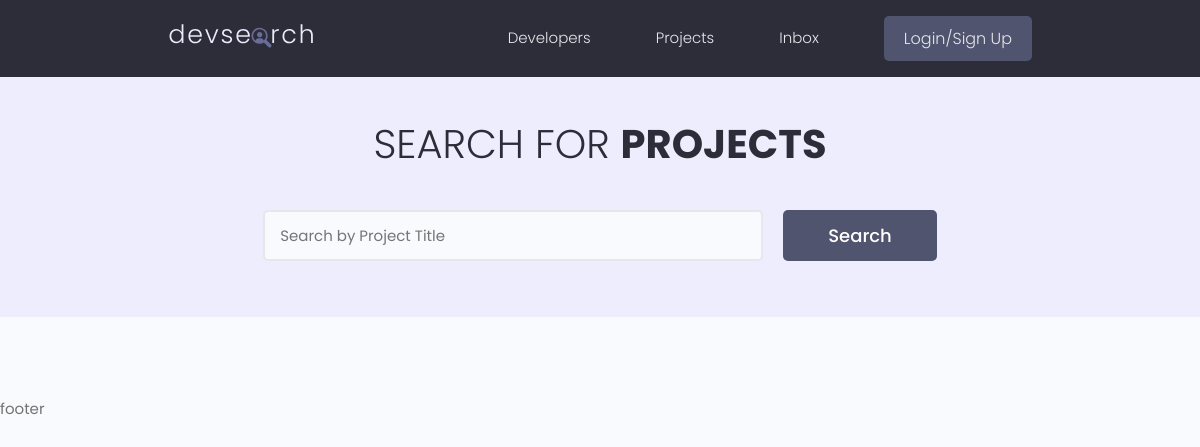
The app's page /, older data.
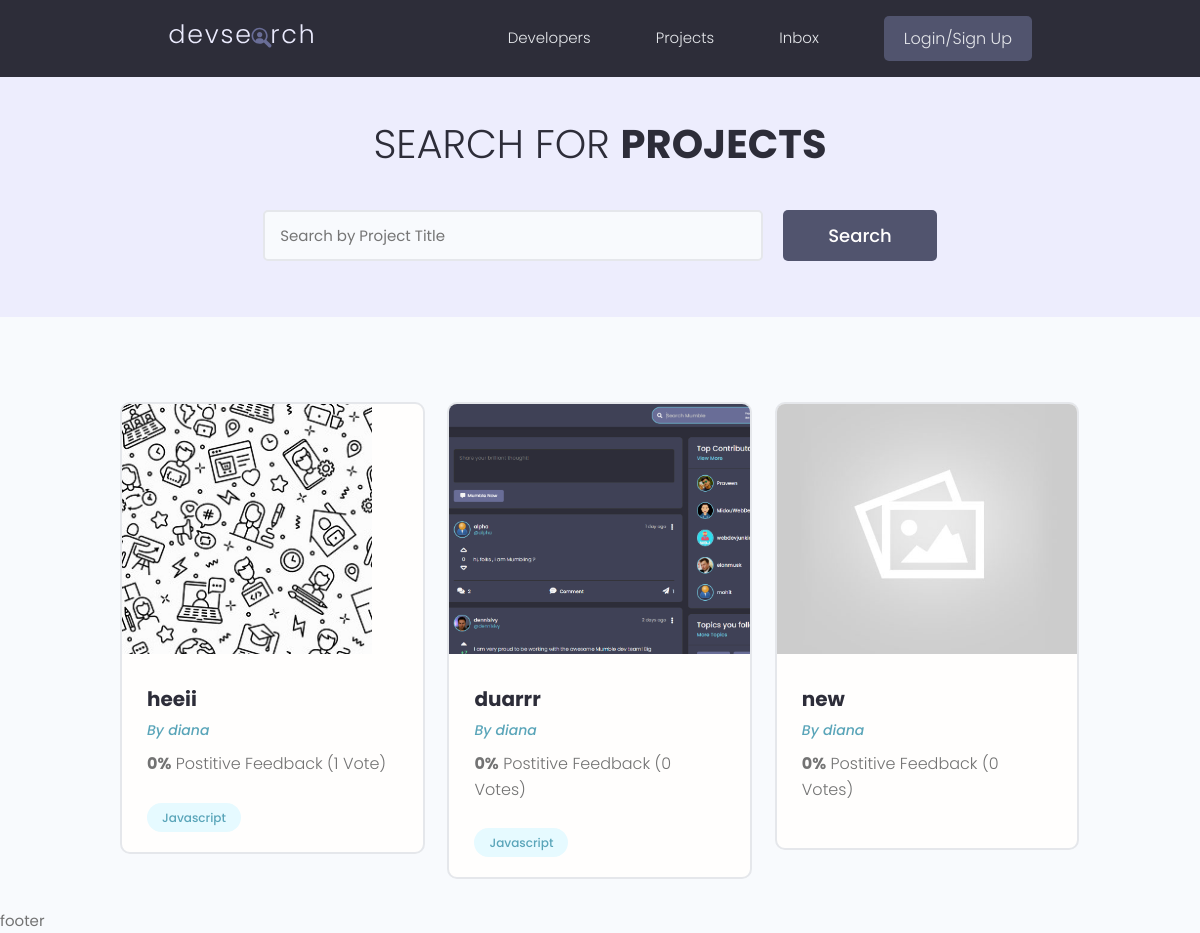
The same page, newer data.
### projects/models.py (models this page shows)
class Project(models.Model):
    owner = models.ForeignKey(Profile, null=True, blank=True, on_delete=models.SET_NULL)
    title = models.CharField(max_length=200)
    description = models.TextField(null=True, blank=True)
    featured_image = models.ImageField(null=True, blank=True, default="default.jpg")
    demo_link = models.CharField(max_length=2000, null=True, blank=True)
    source_link = models.CharField(max_length=2000, null=True, blank=True)
    tags = models.ManyToManyField('Tag', blank=True)
    vote_total = models.IntegerField(default=0, null=True, blank=True)
    vote_ratio = models.IntegerField(default=0, null=True, blank=True)
    created = models.DateTimeField(auto_now_add=True)
    id= models.UUIDField(default=uuid.uuid4, unique=True, primary_key=True, editable=False)
    def __str__(self):
        return self.title

class Tag(models.Model):
    name = models.CharField(max_length=200)
    created = models.DateTimeField(auto_now_add=True)
    id = models.UUIDField(default=uuid.uuid4, unique=True, primary_key=True, editable=False)
    def __str__(self):
        return self.name

### users/models.py (models this page shows, shortened)
class Profile(models.Model):
    user = models.OneToOneField(User, on_delete=models.CASCADE, null=True, blank=True)
    name = models.CharField(max_length=200, blank=True, null=True)
    email = models.EmailField(max_length=500, blank=True, null=True)
    username = models.CharField(max_length=200, blank=True, null=True)
    location = models.CharField(max_length=200, blank=True, null=True)
    short_intro = models.CharField(max_length=200, blank=True, null=True)
    bio = models.TextField(blank=True, null=True)
    profile_image = models.ImageField(null=True, blank=True, upload_to='profiles/', default='profiles/user-default.png')
    social_github = models.CharField(max_length=200, blank=True, null=True)
    social_twitter = models.CharField(max_length=200, blank=True, null=True)
    social_linkedin = models.CharField(max_length=200, blank=True, null=True)
    social_youtube = models.CharField(max_length=200, blank=True, null=True)
    social_website = models.CharField(max_length=200, blank=True, null=True)
    created = models.DateTimeField(auto_now_add=True)
    id = models.UUIDField(default=uuid.uuid4, unique=True, primary_key=True, editable=False)

### projects/views.py (the view)
# urls.py: path('', include('projects.urls')),
def projects(request):
    projects = Project.objects.all()
    print(projects)
    context = { 'projects': projects }
    return render(request, 'projects/projects.html', context)

### projects/templates/projects/projects.html (shortened to what this page needs)
{% extends 'main.html' %}
{% block content %}
<main class="projects">
    <section class="hero-section text-center">
        <div class="container container--narrow">
            <div class="hero-section__box">
                <h2>Search for <span>Projects</span></h2>
            </div>
            <div class="hero-section__search">
                <form class="form" action="#" method="get">
                    <div class="form__field">
                        <input class="input input--text" id="formInput#search" type="text" name="text"
                            placeholder="Search by Project Title" />
                    </div>
                    <input class="btn btn--sub btn--lg" type="submit" value="Search" />
                </form>
            </div>
        </div>
    </section>
    <section class="projectsList">
        <div class="container">
            <div class="grid grid--three">
                {% for project in projects %}
                <div class="column">
                    <div class="card project">
                        <a href="{% url 'project' project.id %}" class="project">
                            <img class="project__thumbnail" src="{{ project.featured_image.url }}" alt="project thumbnail" />
                            <div class="card__body">
                                <h3 class="project__title">{{project.title}}</h3>
                                <p><a class="project__author" href="{% url 'user-profile' project.owner.id %}">By {{project.owner.name}}</a></p>
                                <p class="project--rating">
                                    <span style="font-weight: bold;">{{project.vote_ratio}}%</span> Postitive
                                    Feedback ({{project.vote_total}} Vote{{project.vote_total|pluralize:"s"}})
                                </p>
                                <div class="project__tags">
                                    {% for tag in project.tags.all %}
                                    <span class="tag tag--pill tag--main">
                                        <small>{{tag}}</small>
                                    </span>
                                    {% endfor %}
                                </div>
                            </div>
                        </a>
                    </div>
                </div>
                {% endfor %}
            </div>
        </div>
    </section>
</main>
{% endblock content %}

Row changes from the older to the newer data that the page shows:
added Project: featured_image (picture), title "heeii", owner.name "diana", vote_ratio "0", vote_total "1"
added Tag: name "Javascript"
added Project: featured_image (picture), title "duarrr", owner.name "diana", vote_ratio "0", vote_total "0"
added Project: featured_image (placeholder picture), title "new", owner.name "diana", vote_ratio "0", vote_total "0"
